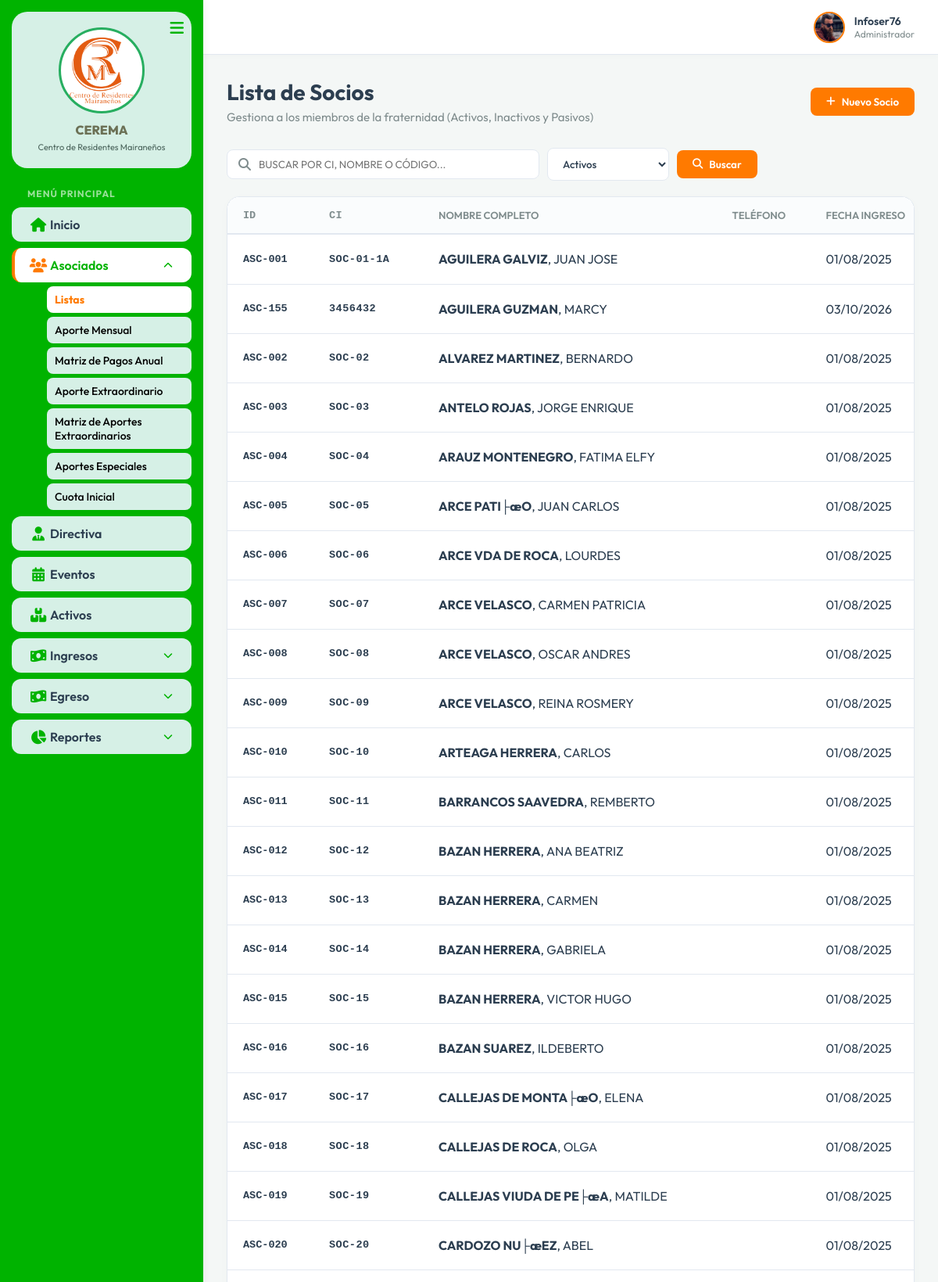
Page /Controller/socio.controller.php (signed in, upper part) on the committed database.
### tables this page shows
CREATE TABLE `asociados` (
  `id_socio` int(11) NOT NULL AUTO_INCREMENT,
  `ci` varchar(20) NOT NULL,
  `complemento` varchar(5) DEFAULT NULL,
  `ap_paterno` varchar(25) NOT NULL,
  `ap_materno` varchar(25) NOT NULL,
  `nombre` varchar(50) NOT NULL,
  `acciones` int(2) DEFAULT 1,
  `cuota_inicial` decimal(10,2) NOT NULL DEFAULT 0.00,
  `telefono` varchar(20) DEFAULT NULL,
  `correo` varchar(150) DEFAULT NULL,
  `fecha_ingreso` date NOT NULL,
  `created_at` timestamp NOT NULL DEFAULT current_timestamp(),
  `fechaRegistro` datetime DEFAULT NULL,
  `fechaEdicion` datetime DEFAULT NULL,
  `estado` enum('Activo','Inactivo','Pasivo') NOT NULL DEFAULT 'Activo',
  PRIMARY KEY (`id_socio`)
);

### Model/msocio.php (called while the page is built, shortened)
<?php
class SocioModel {
    private $conn;
    private $table_name = "asociados";
    public function __construct($db) {
        $this->conn = $db;
        try {
            $this->conn->exec("ALTER TABLE asociados MODIFY COLUMN estado ENUM('Activo', 'Inactivo', 'Pasivo') NOT NULL DEFAULT 'Activo'");
            $this->conn->exec("UPDATE asociados SET estado = 'Pasivo' WHERE estado = 'Moroso'");
            $this->conn->exec("ALTER TABLE asociados ADD COLUMN cuota_inicial DECIMAL(10,2) NOT NULL DEFAULT 0.00 AFTER acciones");
            $this->conn->exec("ALTER TABLE asociados ADD COLUMN complemento VARCHAR(10) DEFAULT '' AFTER ci");
        } catch (Exception $e) {
        }
        try {
            $this->conn->exec("ALTER TABLE asociados DROP INDEX ci");
            $this->conn->exec("ALTER TABLE asociados ADD UNIQUE KEY ci_comp (ci, complemento)");
        } catch (Exception $e) {
        }
    }
    public function getAll() {
        $query = "SELECT s.*,
                         COALESCE((SELECT SUM(c.monto) FROM cuota_inicial_pagos c WHERE c.id_socio = s.id_socio AND (c.estado = 'Pagado' OR c.estado IS NULL OR c.estado = '' OR LOWER(c.estado) = 'pagado')), 0.00) as cuota_inicial_pagado
                  FROM " . $this->table_name . " s
                  ORDER BY s.ap_paterno ASC, s.ap_materno ASC, s.nombre ASC";
        $stmt = $this->conn->prepare($query);
        $stmt->execute();
        return $stmt;
    }
}
?>

### View/vsocio.php (the view, shortened to what this page needs)
<?php
include 'header.php';
?>
<div class="dashboard-header">
    <div class="header-actions" style="display: flex; justify-content: space-between; align-items: center;">
        <div>
            <h1 class="page-title">Lista de Socios</h1>
            <p class="page-subtitle">Gestiona a los miembros de la fraternidad (Activos, Inactivos y Pasivos)</p>
        </div>
        <button class="btn-primary" onclick="openModal()">
            <i class="fa-solid fa-plus"></i> Nuevo Socio
        </button>
    </div>
</div>
<div class="search-section" style="margin-bottom: 20px; display: flex; gap: 10px; align-items: center; flex-wrap: wrap;">
    <div class="search-input-wrapper" style="position: relative; flex: 1; max-width: 400px;">
        <i class="fa-solid fa-magnifying-glass" style="position: absolute; left: 15px; top: 50%; transform: translateY(-50%); color: var(--text-muted);"></i>
        <input type="text" id="searchSocio" placeholder="Buscar por CI, Nombre o Código..." style="width: 100%; padding: 10px 15px 10px 40px; border: 1px solid var(--border-color); border-radius: var(--radius-sm); outline: none; font-family: inherit; text-transform: uppercase;">
    </div>
    <div class="filter-estado-wrapper">
        <select id="filterEstado" onchange="searchSocios()" style="padding: 10px 15px; border: 1px solid var(--border-color); border-radius: var(--radius-sm); outline: none; font-family: inherit; background-color: white; color: var(--text-main); font-weight: 500; height: 42px;">
            <option value="Activo" selected>Activos</option>
        </select>
    </div>
    <button class="btn-primary" onclick="searchSocios()" id="btnSearch">
        <i class="fa-solid fa-search"></i> Buscar
    </button>
</div>
<div class="table-container">
    <table class="data-table">
        <thead>
            <tr>
                <th style="min-width: 110px; white-space: nowrap;">ID</th>
                <th style="min-width: 140px; white-space: nowrap;">CI</th>
                <th style="min-width: 220px; white-space: nowrap;">Nombre Completo</th>
                <th style="min-width: 120px; white-space: nowrap;">Teléfono</th>
                <th style="min-width: 130px; white-space: nowrap;">Fecha Ingreso</th>
            </tr>
        </thead>
        <tbody>
            <?php
            if(isset($socios) && $socios->rowCount() > 0) {
                while($row = $socios->fetch(PDO::FETCH_ASSOC)) {
                    $ciCompleto = htmlspecialchars($row['ci']) . (!empty($row['complemento']) ? '-' . htmlspecialchars($row['complemento']) : '');
                    echo "<tr>";
                    echo "<td style='font-family: monospace; font-size: 13.5px; font-weight: 600; white-space: nowrap;'>" . sprintf("ASC-%03d", $row['id_socio']) . "</td>";
                    echo "<td style='font-family: monospace; font-size: 13.5px; font-weight: 600; white-space: nowrap; letter-spacing: 0.5px;'>" . $ciCompleto . "</td>";
                    echo "<td style='white-space: nowrap;'><strong>" . htmlspecialchars($row['ap_paterno']) . " " . htmlspecialchars($row['ap_materno']) . "</strong>, " . htmlspecialchars($row['nombre']) . "</td>";
                    echo "<td style='white-space: nowrap;'>" . htmlspecialchars($row['telefono']) . "</td>";
                    echo "<td style='white-space: nowrap;'>" . date('d/m/Y', strtotime($row['fecha_ingreso'])) . "</td>";
                    echo "</tr>";
                }
            } else {
                echo "<tr><td colspan='9' style='text-align: center; padding: 20px;'>No hay asociados registrados.</td></tr>";
            }
            ?>
        </tbody>
    </table>
</div>
<link rel="stylesheet" href="../css/socio.css">
<?php include 'footer.php'; ?>

### css/style.css (style rules this page uses)
:root { --primary: #FF7A00; --primary-hover: #E66A00; --secondary: #27AE60; --bg-main: #F4F7F6; --bg-panel: #FFFFFF; --bg-hover: #FFF3E8; --text-main: #2C3E50; --text-muted: #7F8C8D; --border-color: #E2E8F0; --success: #27AE60; --danger: #E74C3C; --info: #3498DB; --sidebar-width: 260px; --sidebar-collapsed: 80px; --topbar-height: 70px; --radius-lg: 16px; --radius-md: 12px; --radius-sm: 8px; --transition: 0.3s ease; }
* { margin: 0; padding: 0; box-sizing: border-box; }
body { font-family: 'Outfit', sans-serif; background-color: var(--bg-main); color: var(--text-main); overflow-x: hidden; }
.dashboard-header { margin-bottom: 30px; }
.page-title { font-size: 28px; font-weight: 700; margin-bottom: 5px; color: var(--text-main); }
.page-subtitle { color: var(--text-muted); font-size: 15px; }
.table-container { background: var(--bg-panel); border-radius: var(--radius-lg); box-shadow: 0 4px 15px rgba(0, 0, 0, 0.02); border: 1px solid var(--border-color); overflow: hidden; margin-top: 20px; overflow-x: auto; }
.data-table { width: 100%; border-collapse: collapse; text-align: left; }
.data-table th { background-color: #FAFCFD; padding: 15px 20px; font-weight: 600; color: var(--text-muted); border-bottom: 2px solid var(--border-color); font-size: 13px; text-transform: uppercase; }
.data-table td { padding: 15px 20px; border-bottom: 1px solid var(--border-color); color: var(--text-main); vertical-align: middle; }
.btn-primary { background-color: var(--primary); color: white; border: none; padding: 10px 20px; border-radius: var(--radius-sm); font-family: inherit; font-weight: 600; cursor: pointer; transition: background-color 0.2s; display: inline-flex; align-items: center; gap: 8px; }

### css/socio.css (style rules this page uses)
.table-container .data-table th, .table-container .data-table td { white-space: nowrap !important; }
.table-container .data-table th:nth-child(1), .table-container .data-table td:nth-child(1) { min-width: 110px; font-family: monospace; font-size: 13.5px; font-weight: 600; }
.table-container .data-table th:nth-child(2), .table-container .data-table td:nth-child(2) { min-width: 140px; font-family: monospace; font-size: 13.5px; font-weight: 600; letter-spacing: 0.5px; }

### rows in the picture
asociados: id_socio "001", ciCompleto "SOC-01-1A", ap_paterno "AGUILERA", ap_materno "GALVIZ", nombre "JUAN JOSE", fecha_ingreso "01/08/2025"
asociados: id_socio "155", ci "3456432", ap_paterno "AGUILERA", ap_materno "GUZMAN", nombre "MARCY", fecha_ingreso "03/10/2026"
asociados: id_socio "002", ci "SOC-02", ap_paterno "ALVAREZ", ap_materno "MARTINEZ", nombre "BERNARDO", fecha_ingreso "01/08/2025"
asociados: id_socio "003", ci "SOC-03", ap_paterno "ANTELO", ap_materno "ROJAS", nombre "JORGE ENRIQUE", fecha_ingreso "01/08/2025"
asociados: id_socio "004", ci "SOC-04", ap_paterno "ARAUZ", ap_materno "MONTENEGRO", nombre "FATIMA ELFY", fecha_ingreso "01/08/2025"
asociados: id_socio "005", ci "SOC-05", ap_paterno "ARCE", ap_materno "PATI├æO", nombre "JUAN CARLOS", fecha_ingreso "01/08/2025"
asociados: id_socio "006", ci "SOC-06", ap_paterno "ARCE", ap_materno "VDA DE ROCA", nombre "LOURDES", fecha_ingreso "01/08/2025"
asociados: id_socio "007", ci "SOC-07", ap_paterno "ARCE", ap_materno "VELASCO", nombre "CARMEN PATRICIA", fecha_ingreso "01/08/2025"
asociados: id_socio "008", ci "SOC-08", ap_paterno "ARCE", ap_materno "VELASCO", nombre "OSCAR ANDRES", fecha_ingreso "01/08/2025"
asociados: id_socio "009", ci "SOC-09", ap_paterno "ARCE", ap_materno "VELASCO", nombre "REINA ROSMERY", fecha_ingreso "01/08/2025"
asociados: id_socio "010", ci "SOC-10", ap_paterno "ARTEAGA", ap_materno "HERRERA", nombre "CARLOS", fecha_ingreso "01/08/2025"
asociados: id_socio "011", ci "SOC-11", ap_paterno "BARRANCOS", ap_materno "SAAVEDRA", nombre "REMBERTO", fecha_ingreso "01/08/2025"
asociados: id_socio "012", ci "SOC-12", ap_paterno "BAZAN", ap_materno "HERRERA", nombre "ANA BEATRIZ", fecha_ingreso "01/08/2025"
asociados: id_socio "013", ci "SOC-13", ap_paterno "BAZAN", ap_materno "HERRERA", nombre "CARMEN", fecha_ingreso "01/08/2025"
asociados: id_socio "014", ci "SOC-14", ap_paterno "BAZAN", ap_materno "HERRERA", nombre "GABRIELA", fecha_ingreso "01/08/2025"
asociados: id_socio "015", ci "SOC-15", ap_paterno "BAZAN", ap_materno "HERRERA", nombre "VICTOR HUGO", fecha_ingreso "01/08/2025"
asociados: id_socio "016", ci "SOC-16", ap_paterno "BAZAN", ap_materno "SUAREZ", nombre "ILDEBERTO", fecha_ingreso "01/08/2025"
asociados: id_socio "017", ci "SOC-17", ap_paterno "CALLEJAS", ap_materno "DE MONTA├æO", nombre "ELENA", fecha_ingreso "01/08/2025"
asociados: id_socio "018", ci "SOC-18", ap_paterno "CALLEJAS", ap_materno "DE ROCA", nombre "OLGA", fecha_ingreso "01/08/2025"
asociados: id_socio "019", ci "SOC-19", ap_paterno "CALLEJAS", ap_materno "VIUDA DE PE├æA", nombre "MATILDE", fecha_ingreso "01/08/2025"
asociados: id_socio "020", ci "SOC-20", ap_paterno "CARDOZO", ap_materno "NU├æEZ", nombre "ABEL", fecha_ingreso "01/08/2025"

### other values in the picture
$_SESSION['nombre_usuario'] "Infoser76"
$_SESSION['rol'] "Administrador"
